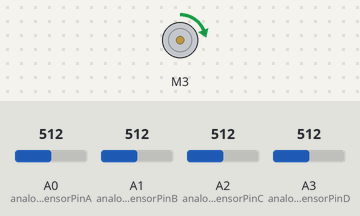
Recording of a sketch running on a simulated Arduino Uno, built with avr-gcc and run on an emulated ATmega328P. Parts: DC motor (green arrow = forward, orange = backward, longer = faster). The inputs (shaded band) are chosen by the test bench; at power-on: A0 (analogSensorPinA) = 512, A1 (analogSensorPinB) = 512, A2 (analogSensorPinC) = 512, A3 (analogSensorPinD) = 512. What the sketch prints to the serial monitor is not drawn.

Above: at 0.1 s.
Timing chart, 0 to 1.6 s (numbered marks = the images above):
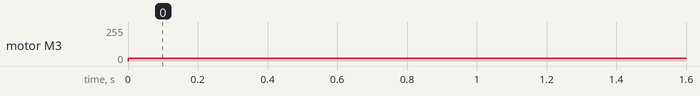

Measured:
- by itself, motor M3: stopped → forward 19/255 at 0.00 s

The sketch:

Rotating_Sequencer-noble.ino
```cpp
#include <Wire.h>
#include <Adafruit_MotorShield.h>

// Create the motor shield object with the default I2C address
Adafruit_MotorShield AFMS = Adafruit_MotorShield();
// Or, create it with a different I2C address (say for stacking)
// Adafruit_MotorShield AFMS = Adafruit_MotorShield(0x61);

// Select which 'port' M1, M2, M3 or M4. In this case, M1
Adafruit_DCMotor *myMotor = AFMS.getMotor(3);
// You can also make another motor on port M2
//Adafruit_DCMotor *myOtherMotor = AFMS.getMotor(2);

int analogSensorPinA = A0;
int analogSensorPinB = A1;
int analogSensorPinC = A2;
int analogSensorPinD = A3;
int analogSensorThreshold = 500;

bool triggerA = false;
bool triggerB = false;
bool triggerC = false;
bool triggerD = false;

void setup()
{
  Serial.begin(31250);
  pinMode(analogSensorPinA, INPUT);
  pinMode(analogSensorPinB, INPUT);
  pinMode(analogSensorPinC, INPUT);
  pinMode(analogSensorPinD, INPUT);
  AFMS.begin();  // create with the default frequency 1.6KHz
  myMotor->setSpeed(19);
}

void loop() {
  Serial.print("  ");
  myMotor->run(FORWARD);
  if (analogRead(analogSensorPinA) > analogSensorThreshold) {
    triggerA = true;
  } else {
    triggerA = false;
  }
  if (analogRead(analogSensorPinB) > analogSensorThreshold) {
    triggerB = true;
  } else {
    triggerB = false;
  }
  if (analogRead(analogSensorPinC) > analogSensorThreshold) {
    triggerC = true;
  } else {
    triggerC = false;
  }
  if (analogRead(analogSensorPinD) > analogSensorThreshold) {
    triggerD = true;
  } else {
    triggerD = false;
  }

  if (triggerA) {
    Serial.print("+++   ");
  } else {
    Serial.print("---   ");
  }
  if (triggerB) {
    Serial.print("+++   ");
  } else {
    Serial.print("---   ");
  }
  if (triggerC) {
    Serial.print("+++   ");
  } else {
    Serial.print("---   ");
  }
  if (triggerD) {
    Serial.print("+++   ");
  } else {
    Serial.print("---   ");
  }
  Serial.println();
  delay(50);
}

void midi(byte channel, byte command, byte arg1, byte arg2) {
  if(command < 128) {
    // shift over command
    command <<= 4;
    // add channel to the command
    command |= channel;
  }
  Serial.write(command);
  Serial.write(arg1);
  Serial.write(arg2);
}
```
